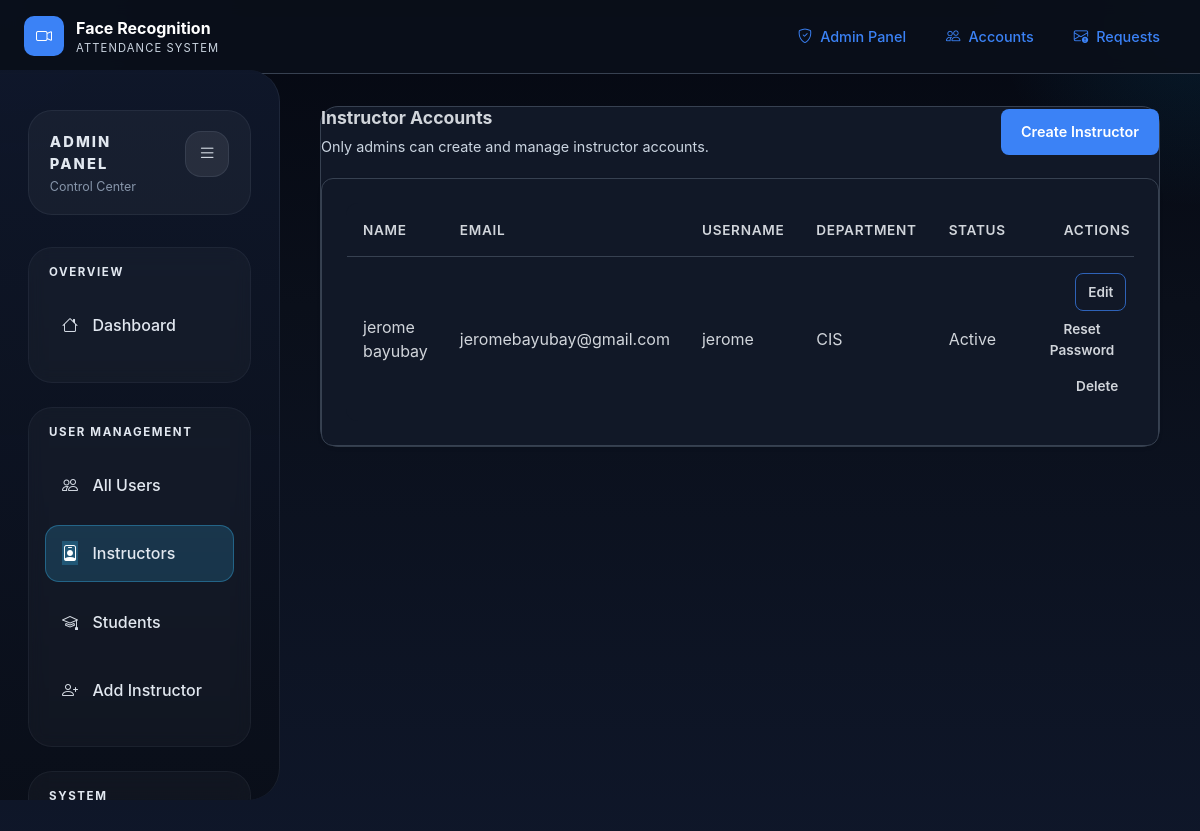
The page /admin-panel/instructors/ (signed in) on the database its author committed.
### accounts/models.py (models this page shows, shortened)
class CustomUser(AbstractUser):
    ROLE_CHOICES = [
        ('STUDENT', 'Student'),
        ('INSTRUCTOR', 'Instructor'),
        ('DEPARTMENT_HEAD', 'Department Head'),
        ('REGISTRAR', 'Registrar'),
        ('SYSTEM_ADMIN', 'System Administrator'),
        ('GUARD', 'Security Guard'),
    ]
    YEAR_LEVEL_CHOICES = [
        ('1', 'Year 1'),
        ('2', 'Year 2'),
        ('3', 'Year 3'),
        ('4', 'Year 4'),
    ]
    SECTION_CHOICES = [
        ('A', 'Section A'),
        ('B', 'Section B'),
        ('C', 'Section C'),
    ]
    ENROLLMENT_STATUS_CHOICES = [
        ('NOT_ENROLLED', 'Not Enrolled'),
        ('PENDING', 'Pending Enrollment'),
        ('REGULAR', 'Regular'),
        ('IRREGULAR', 'Irregular'),
    ]
    email = models.EmailField(unique=True, blank=True)
    role = models.CharField(max_length=20, choices=ROLE_CHOICES, default='STUDENT')
    employee_id = models.CharField(max_length=20, unique=True, blank=True, null=True)
    student_id = models.CharField(max_length=20, unique=True, blank=True, null=True)
    department = models.CharField(max_length=100, blank=True)
    is_enrolled = models.BooleanField(default=False)
    phone_number = models.CharField(max_length=15, blank=True)
    last_login_ip = models.GenericIPAddressField(blank=True, null=True)
    login_attempts = models.PositiveIntegerField(default=0)
    lockout_until = models.DateTimeField(blank=True, null=True)
    year_level = models.CharField(max_length=1, choices=YEAR_LEVEL_CHOICES, blank=True, null=True)
    section = models.CharField(max_length=1, choices=SECTION_CHOICES, blank=True, null=True)
    enrollment_status = models.CharField(max_length=20, choices=ENROLLMENT_STATUS_CHOICES, default='NOT_ENROLLED')
    enrollment_completed_date = models.DateTimeField(blank=True, null=True)
    USERNAME_FIELD = 'email'
    REQUIRED_FIELDS = ['username']
    class Meta:
        permissions = [
            ('can_enroll_faces', 'Can enroll face data'),
            ('can_mark_attendance', 'Can mark attendance manually'),
            ('can_view_reports', 'Can view attendance reports'),
            ('can_manage_users', 'Can manage user accounts'),
            ('can_access_admin_panel', 'Can access admin panel'),
        ]
    def can_enroll_faces(self):
        return self.is_student or self.is_system_admin or self.is_registrar
    def can_mark_attendance(self):
        return self.is_instructor or self.is_system_admin or self.is_department_head
    def can_manage_users(self):
        return self.is_system_admin or self.is_registrar or self.is_department_head

### accounts/views.py (the view)
# urls.py: path('admin-panel/instructors/', views.admin_instructor_list, name='admin_instructor_list'),
@login_required
@user_passes_test(lambda u: u.is_superuser)
def admin_instructor_list(request):
    instructors = User.objects.filter(role='INSTRUCTOR').order_by('-date_joined')
    return render(request, 'accounts/admin_instructors.html', {'instructors': instructors})

### templates/accounts/admin_instructors.html (shortened to what this page needs)
{% extends 'accounts/admin_base.html' %}
{% block admin_content %}
<div class="admin-card">
    <div class="admin-card-header">
        <div>
            <h2 class="admin-card-title">Instructor Accounts</h2>
            <p class="text-muted" style="margin: 0.5rem 0 0 0; font-size: 0.9rem;">Only admins can create and manage instructor accounts.</p>
        </div>
        <a href="{% url 'admin_create_instructor' %}" class="btn btn-primary">Create Instructor</a>
    </div>
    <div class="card shadow-sm">
        <div class="table-responsive">
            <table class="table align-middle mb-0">
                <thead>
                    <tr>
                        <th>Name</th>
                        <th>Email</th>
                        <th>Username</th>
                        <th>Department</th>
                        <th>Status</th>
                        <th class="text-end">Actions</th>
                    </tr>
                </thead>
                <tbody>
                    {% for instructor in instructors %}
                        <tr>
                            <td>{{ instructor.get_full_name|default:instructor.username }}</td>
                            <td>{{ instructor.email }}</td>
                            <td>{{ instructor.username }}</td>
                            <td>{{ instructor.department|default:'N/A' }}</td>
                            <td>{{ instructor.is_active|yesno:'Active,Inactive' }}</td>
                            <td class="text-end">
                                <a href="{% url 'admin_edit_user' instructor.id %}" class="btn btn-sm btn-outline-primary me-1">Edit</a>
                                <a href="{% url 'admin_change_user_password' instructor.id %}" class="btn btn-sm btn-outline-warning me-1">Reset Password</a>
                                <form action="{% url 'admin_delete_user' instructor.id %}" method="post" class="d-inline">
                                    <button type="submit" class="btn btn-sm btn-outline-danger">Delete</button>
                                </form>
                            </td>
                        </tr>
                    {% empty %}
                        <tr>
                            <td colspan="6" class="text-center text-muted">No instructor accounts found.</td>
                        </tr>
                    {% endfor %}
                </tbody>
            </table>
        </div>
    </div>
</div>
{% endblock %}

### static/css/styles.css (style rules this page uses)
:root { --bg-primary: #050812; --bg-card: #111827; --bg-surface: #1f2937; --border: #374151; --text-primary: #d1d5db; --text-muted: #cbd5e1; --accent: #3b82f6; --accent-hover: #2563eb; --success: #22c55e; --warning: #f59e0b; --danger: #ef4444; }
html, body { min-height: 100%; margin: 0; padding: 0; font-family: Inter, ui-sans-serif, system-ui, -apple-system, BlinkMacSystemFont, "Segoe UI", sans-serif; color: var(--text-primary); background: var(--bg-primary); }
* { box-sizing: border-box; }
body { overflow-x: hidden; background: radial-gradient(circle at top left, rgba(59, 130, 246, 0.18), transparent 16%), radial-gradient(circle at top right, rgba(14, 165, 233, 0.12), transparent 14%), linear-gradient(180deg, #050812 0%, #0a0f1a 35%, #0f172a 100%); }
button, input, textarea, select { font-family: inherit; }
button { border: none; cursor: pointer; }
h1, h2, h3, h4, h5, h6 { margin: 0; color: var(--text-primary); }
p { margin: 0; color: var(--text-primary); }
a { color: var(--accent); text-decoration: none; }
.card { background: var(--bg-card) !important; border: 1px solid var(--border); border-radius: 12px; padding: 1.5rem; color: var(--text-primary); }
.btn { display: inline-flex; align-items: center; justify-content: center; gap: 0.5rem; padding: 0.75rem 1.25rem; border-radius: 8px; font-weight: 600; font-size: 0.9rem; text-decoration: none; transition: all 0.2s ease; cursor: pointer; border: none; }
.btn-primary { background: var(--accent); color: #ffffff !important; }
.btn-outline-primary { background: transparent; color: var(--accent) !important; border: 1px solid rgba(59, 130, 246, 0.7); }
.btn-sm { padding: 0.5rem 0.75rem; font-size: 0.85rem; }
.card h5, .card h6, .card p, .card span, .card small, .card a, .card div, .card li, .card button { color: var(--text-primary) !important; }
.table { width: 100%; border-collapse: collapse; background: var(--bg-card); border: 1px solid var(--border); border-radius: 12px; overflow: hidden; }
.table th, .table td { padding: 1rem; text-align: left; border-bottom: 1px solid var(--border); }
.table th { background: var(--bg-surface); font-weight: 600; font-size: 0.85rem; text-transform: uppercase; letter-spacing: 0.05em; color: var(--text-muted); }
.table tbody tr:last-child td { border-bottom: none; }
.table thead th, .table tbody td { color: var(--text-primary) !important; background: transparent !important; }
.text-muted { color: var(--text-muted); }
.text-muted, .text-gray-400, .text-slate-400, .text-gray-500, .text-gray-600 { color: var(--text-muted) !important; }
a, a:hover, a:focus, a:active { color: var(--accent) !important; }
.me-1 { margin-right: 0.5rem; }

### templates/accounts/admin_base.html (style rules this page uses)
.admin-card, .admin-card .card, .table-responsive, .table-responsive .table { width: 100% !important; max-width: none !important; }
.admin-card { margin: 0 !important; padding: 0 !important; }
.admin-card { background: var(--bg-card); border: 1px solid var(--border); border-radius: 18px; padding: 1.5rem; }
.admin-card-header { display: flex; align-items: center; justify-content: space-between; gap: 1rem; margin-bottom: 1.25rem; }
.admin-card-title { font-size: 1.1rem; font-weight: 700; color: var(--text-primary); margin: 0; }
.admin-card, .admin-card .card, .table-responsive { width: 100% !important; max-width: none !important; }
.admin-card { margin: 0 !important; }

### rows shown on the page
CustomUser: get_full_name "jerome bayubay", email "jeromebayubay@gmail.com", username "jerome", department "CIS", is_active "Active"
